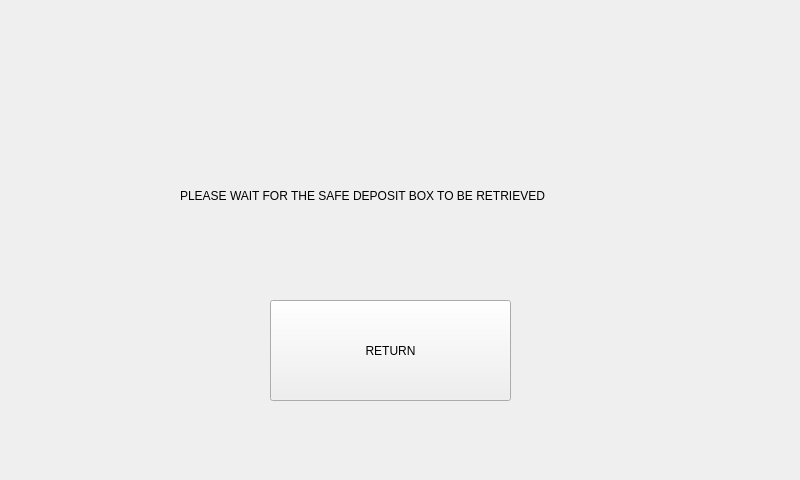
<?xml version="1.0" encoding="UTF-8"?>
<ui version="4.0">
 <class>BoxRetrieval</class>
 <widget class="QWidget" name="BoxRetrieval">
  <property name="geometry">
   <rect>
    <x>0</x>
    <y>0</y>
    <width>800</width>
    <height>480</height>
   </rect>
  </property>
  <property name="windowTitle">
   <string>Form</string>
  </property>
  <widget class="QPushButton" name="pushButton">
   <property name="geometry">
    <rect>
     <x>270</x>
     <y>300</y>
     <width>241</width>
     <height>101</height>
    </rect>
   </property>
   <property name="text">
    <string>RETURN</string>
   </property>
  </widget>
  <widget class="QLabel" name="msgLabel">
   <property name="geometry">
    <rect>
     <x>180</x>
     <y>170</y>
     <width>441</width>
     <height>51</height>
    </rect>
   </property>
   <property name="text">
    <string>PLEASE WAIT FOR THE SAFE DEPOSIT BOX TO BE RETRIEVED</string>
   </property>
  </widget>
 </widget>
 <resources/>
 <connections/>
</ui>
